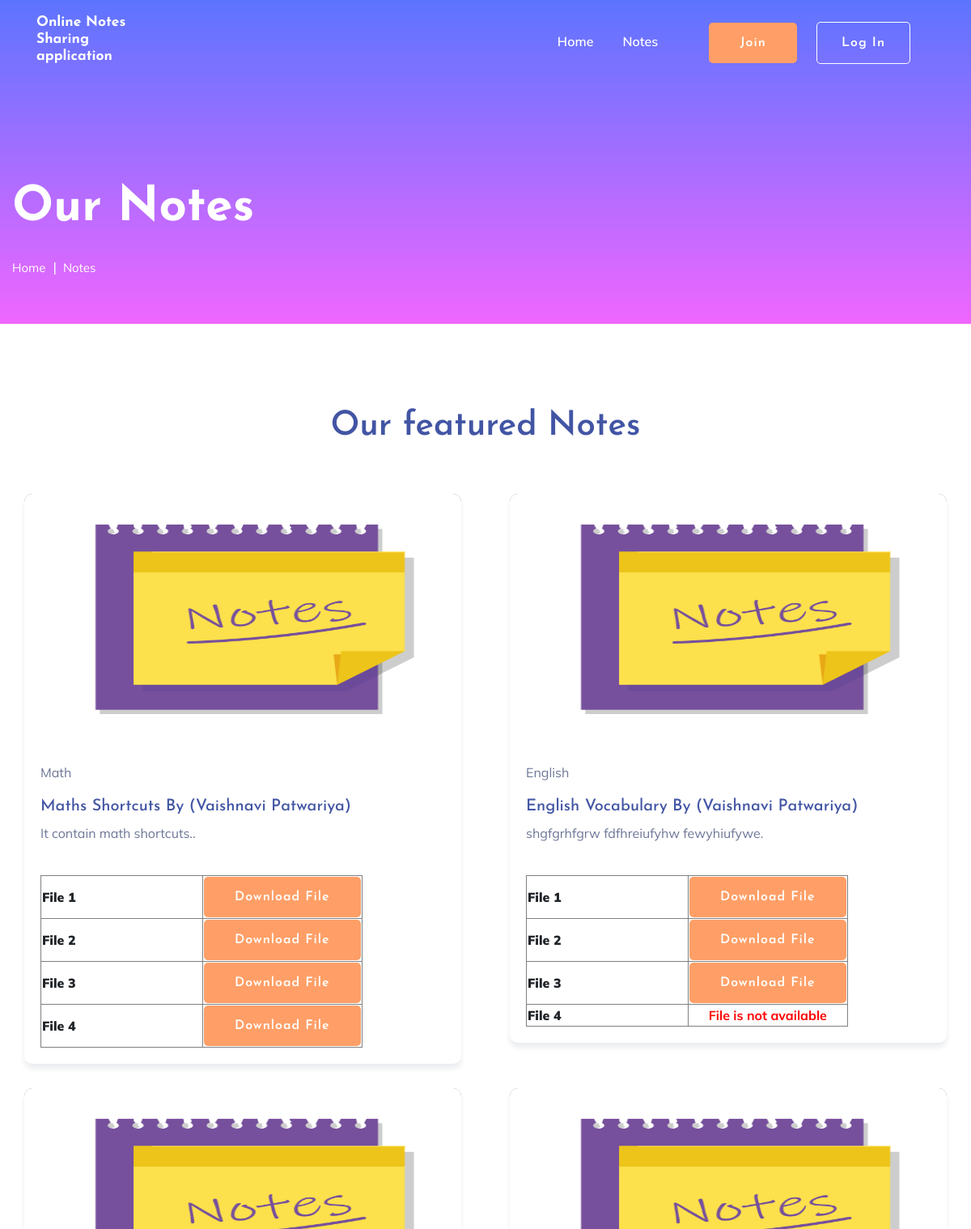
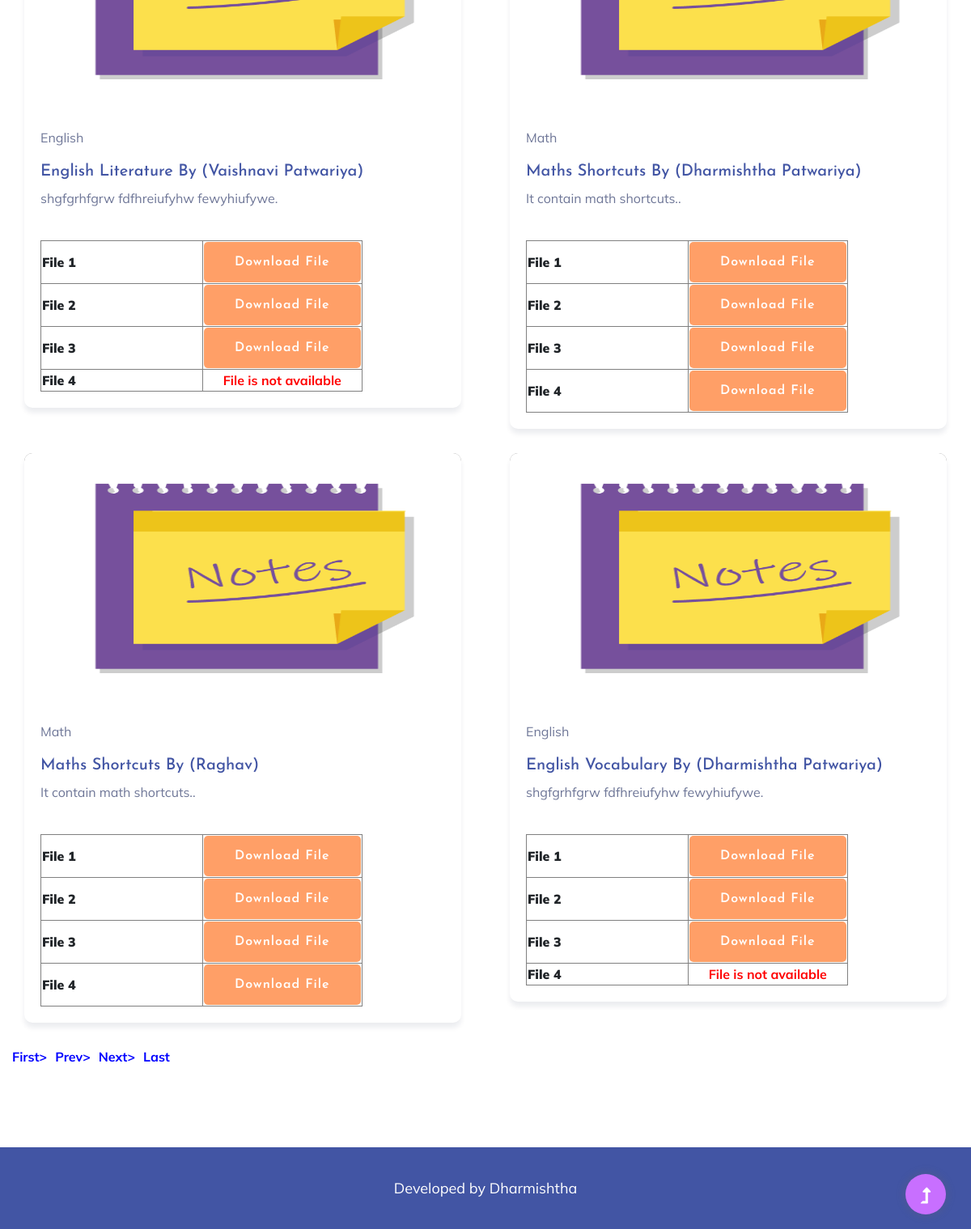
The app's page /onss/notes.php with its own data (2 pictures, top to bottom).
### tables this page shows
CREATE TABLE `tblnotes` (
  `ID` int(5) NOT NULL,
  `UserID` int(5) DEFAULT NULL,
  `Subject` varchar(250) DEFAULT NULL,
  `NotesTitle` varchar(250) DEFAULT NULL,
  `NotesDecription` longtext DEFAULT NULL,
  `File1` varchar(250) DEFAULT NULL,
  `File2` varchar(250) DEFAULT NULL,
  `File3` varchar(255) DEFAULT NULL,
  `File4` varchar(250) DEFAULT NULL,
  `CreationDate` timestamp NULL DEFAULT current_timestamp(),
  `UpdationDate` timestamp NULL DEFAULT NULL ON UPDATE current_timestamp()
);

CREATE TABLE `tbluser` (
  `ID` int(5) NOT NULL,
  `FullName` varchar(250) DEFAULT NULL,
  `MobileNumber` bigint(10) DEFAULT NULL,
  `Email` varchar(250) DEFAULT NULL,
  `Password` varchar(250) DEFAULT NULL,
  `RegDate` timestamp NULL DEFAULT current_timestamp()
);

### onss/notes.php (the view, shortened to what this page needs)
<?php
include('user/includes/dbconnection.php');
?>
<!doctype html>
<html class="no-js" lang="zxx">
<head>
    <link rel="stylesheet" href="assets/css/bootstrap.min.css">
    <link rel="stylesheet" href="assets/css/owl.carousel.min.css">
    <link rel="stylesheet" href="assets/css/slicknav.css">
    <link rel="stylesheet" href="assets/css/flaticon.css">
    <link rel="stylesheet" href="assets/css/progressbar_barfiller.css">
    <link rel="stylesheet" href="assets/css/gijgo.css">
    <link rel="stylesheet" href="assets/css/animate.min.css">
    <link rel="stylesheet" href="assets/css/animated-headline.css">
    <link rel="stylesheet" href="assets/css/magnific-popup.css">
    <link rel="stylesheet" href="assets/css/fontawesome-all.min.css">
    <link rel="stylesheet" href="assets/css/themify-icons.css">
    <link rel="stylesheet" href="assets/css/slick.css">
    <link rel="stylesheet" href="assets/css/nice-select.css">
    <link rel="stylesheet" href="assets/css/style.css">
</head>
<body>
 <?php include_once('includes/header.php');?>
    <main>
        <section class="slider-area slider-area2">
            <div class="slider-active">
                <div class="single-slider slider-height2">
                    <div class="container">
                        <div class="row">
                            <div class="col-xl-8 col-lg-11 col-md-12">
                                <div class="hero__caption hero__caption2">
                                    <h1 data-animation="bounceIn" data-delay="0.2s">Our Notes</h1>
                                    <nav aria-label="breadcrumb">
                                        <ol class="breadcrumb">
                                            <li class="breadcrumb-item"><a href="index.php">Home</a></li>
                                            <li class="breadcrumb-item"><a href="notes.php">Notes</a></li>
                                        </ol>
                                    </nav>
                                </div>
                            </div>
                        </div>
                    </div>
                </div>
            </div>
        </section>
        <div class="courses-area section-padding40 fix">
            <div class="container">
                <div class="row justify-content-center">
                    <div class="col-xl-7 col-lg-8">
                        <div class="section-tittle text-center mb-55">
                            <h2>Our featured Notes</h2>
                        </div>
                    </div>
                </div>
                <div class="row">
              <?php
                      if (isset($_GET['pageno'])) {
            $pageno = $_GET['pageno'];
        } else {
            $pageno = 1;
        }
        $no_of_records_per_page =10;
        $offset = ($pageno-1) * $no_of_records_per_page;
       $ret = "SELECT ID FROM tblnotes";
$query1 = $dbh -> prepare($ret);
$query1->execute();
$total_rows=$query1->rowCount();
$total_pages = ceil($total_rows / $no_of_records_per_page);
$sql="SELECT tblnotes.*,tbluser.* from tblnotes join tbluser on tblnotes.UserID=tbluser.ID LIMIT $offset, $no_of_records_per_page";
$query = $dbh -> prepare($sql);
$query->execute();
$results=$query->fetchAll(PDO::FETCH_OBJ);
$cnt=1;
if($query->rowCount() > 0)
{
foreach($results as $row)
{               ?>
                    <div class="col-lg-6">
                        <div class="properties properties2 mb-30">
                            <div class="properties__card">
                                <div class="properties__img overlay1">
                                    <a href="#"><img src="assets/img/featured2.png" width="300" height="300" alt=""></a>
                                </div>
                                <div class="properties__caption">
                                    <p><?php  echo htmlentities($row->Subject);?></p>
                                    <h3><?php  echo htmlentities($row->NotesTitle);?> By (<?php  echo htmlentities($row->FullName);?>)</h3>
                                    <p><?php  echo htmlentities($row->NotesDecription);?>.
                                    </p>
                                    <p><table border="1"><tr>
  <th width="200"><strong>File 1</strong></th>
  <td colspan="3" style="text-align: center;"><a href="user/folder1/<?php echo $row->File1;?>" width="100" height="100" target="_blank" class="btn bnt-primary">Download File</a></td>
  </tr>
  <?php if($row->File2==""){ ?>
    <tr>
  <th width="200"><strong>File 2</strong></th>
  <td colspan="3" style="text-align: center;"><strong style="color: red">File is not available</strong></td>
  </tr><?php } else{?>
  <tr>
  <th width="200"><strong>File 2</strong></th>
  <td colspan="3" style="text-align: center;"><a href="user/folder2/<?php echo $row->File2;?>" width="100" height="100" target="_blank" class="btn bnt-primary">Download File</a></td>
  </tr> <?php } ?>
  <?php if($row->File3==""){ ?>
    <tr>
  <th width="200"><strong>File 3</strong></th>
  <td colspan="3" style="text-align: center;"><strong style="color: red">File is not available</strong></td>
  </tr><?php } else{?>
  <tr>
  <th width="200"><strong>File 3</strong></th>
  <td colspan="3" style="text-align: center;"><a href="user/folder3/<?php echo $row->File3;?>" width="100" height="100" target="_blank" class="btn bnt-primary">Download File</a></td>
  </tr><?php } ?>
  <?php if($row->File4==""){ ?>
    <tr>
  <th width="200"><strong>File 4</strong></th>
  <td colspan="3" style="text-align: center;"><strong style="color: red">File is not available</strong></td>
  </tr><?php } else{?>
  <tr>
  <th width="200"><strong>File 4</strong></th>
  <td colspan="3" style="text-align: center;"><a href="user/folder4/<?php echo $row->File4;?>" width="100" height="100" target="_blank" class="btn bnt-primary">Download File</a></td>
  </tr><?php } ?></p></table>
                                </div>
                            </div>
                        </div>
                    </div>
                   <?php $cnt=$cnt+1;}} ?>
                </div>
              <div align="left">
    <ul class="pagination" >
        <li><a href="?pageno=1"><strong style="color:blue">First></strong></a></li>
        <li class="<?php if($pageno <= 1){ echo 'disabled'; } ?>">
            <a href="<?php if($pageno <= 1){ echo '#'; } else { echo "?pageno=".($pageno - 1); } ?>"><strong style="padding-left: 10px;color: blue;">Prev></strong></a>
        </li>
        <li class="<?php if($pageno >= $total_pages){ echo 'disabled'; } ?>">
            <a href="<?php if($pageno >= $total_pages){ echo '#'; } else { echo "?pageno=".($pageno + 1); } ?>"><strong style="padding-left: 10px;color: blue;">Next></strong></a>
        </li>
        <li><a href="?pageno=<?php echo $total_pages; ?>"><strong style="padding-left: 10px;color: blue;">Last</strong></a></li>
    </ul>
</div>
            </div>
        </div>
    </main>
   <?php include_once('includes/footer.php');?>
</body>
</html>

### onss/includes/header.php (shortened to what this page needs)
<header>
    <div class="header-area header-transparent">
        <div class="main-header ">
            <div class="header-bottom  header-sticky">
                <div class="container-fluid">
                    <div class="row align-items-center">
                        <div class="col-xl-2 col-lg-2">
                            <div class="logo">
                                <a href="index.php"><h3 style="color: white;font-weight: bold;">Online Notes Sharing application</h3></a>
                            </div>
                        </div>
                        <div class="col-xl-10 col-lg-10">
                            <div class="menu-wrapper d-flex align-items-center justify-content-end">
                                <div class="main-menu d-none d-lg-block">
                                    <nav>
                                        <ul id="navigation">
                                            <li class="active" ><a href="index.php">Home</a></li>
                                            <li><a href="notes.php">Notes</a></li>
                                            <li class="button-header margin-left "><a href="user/signup.php" class="btn">Join</a></li>
                                            <li class="button-header"><a href="user/signin.php" class="btn btn3">Log in</a></li>
                                        </ul>
                                    </nav>
                                </div>
                            </div>
                        </div>
                        <div class="col-12">
                        </div>
                    </div>
                </div>
            </div>
        </div>
    </div>
</header>

### onss/includes/footer.php
   <footer>
     <div class="footer-wrappper footer-bg">
        <div class="footer-bottom-area">
            <div class="container">
                <div class="footer-border">
                    <div class="row d-flex align-items-center">
                        <div class="col-xl-12 ">
                            <div class="footer-copy-right text-center">
                                <p>Developed by Dharmishtha</p>
                              </div>
                          </div>
                      </div>
                  </div>
              </div>
          </div>
      </div>
  </footer>
  <div id="back-top" >
    <a title="Go to Top" href="#"> <i class="fas fa-level-up-alt"></i></a>
</div>

### records on screen
tblnotes: Subject "Math", NotesTitle "Maths Shortcuts", UserID.FullName "Vaishnavi Patwariya", NotesDecription "It contain math shortcuts."
tblnotes: Subject "English", NotesTitle "English Vocabulary", UserID.FullName "Vaishnavi Patwariya", NotesDecription "shgfgrhfgrw fdfhreiufyhw fewyhiufywe", File4 "File 4"
tblnotes: Subject "English", NotesTitle "English Literature", UserID.FullName "Vaishnavi Patwariya", NotesDecription "shgfgrhfgrw fdfhreiufyhw fewyhiufywe", File4 "File 4"
tblnotes: Subject "Math", NotesTitle "Maths Shortcuts", UserID.FullName "Dharmishtha Patwariya", NotesDecription "It contain math shortcuts."
tblnotes: Subject "Math", NotesTitle "Maths Shortcuts", UserID.FullName "Raghav", NotesDecription "It contain math shortcuts."
tblnotes: Subject "English", NotesTitle "English Vocabulary", UserID.FullName "Dharmishtha Patwariya", NotesDecription "shgfgrhfgrw fdfhreiufyhw fewyhiufywe", File4 "File 4"
